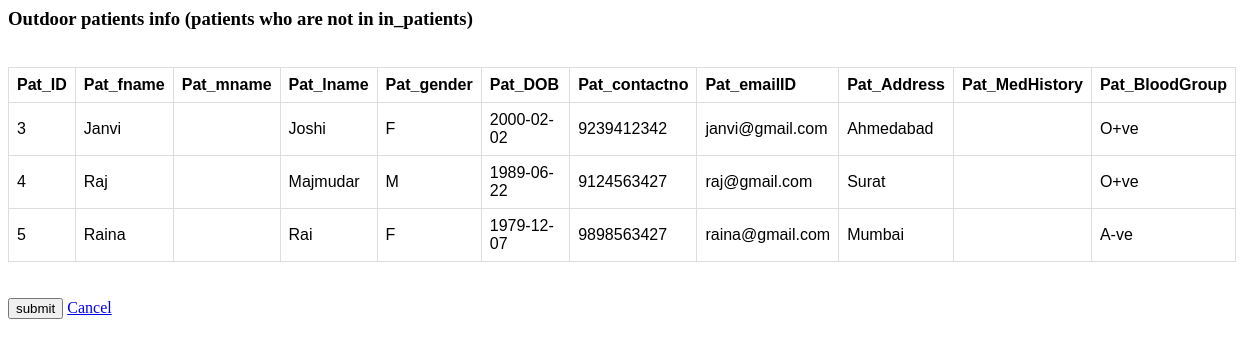
Screenshot of /Hospital_management_PhpProject/Outdoor_patients.php with the database file from the repository.
### tables this page shows
CREATE TABLE Patient_personal_info(Pat_ID INT PRIMARY KEY,
								   Pat_fname varchar(20) NOT NULL,
								   Pat_mname varchar(20),
								   Pat_lname varchar(20) NOT NULL,
								   Pat_gender varchar(2) NOT NULL,
                                   Pat_DOB DATE NOT NULL,
								   Pat_contactno BIGINT NOT NULL,
                                   Pat_emailID  varchar(50) unique check(pat_emailID=lower(pat_emailID)),
                                   Pat_Address varchar(250),
                                   Pat_MedHistory varchar(500),
                                   Pat_BloodGroup varchar(10) NOT NULL
								   );

### Hospital_management_PhpProject/Outdoor_patients.php (the view, shortened to what this page needs)
<html>
  <body>
      <link rel="stylesheet" href="style.css">
<h3>Outdoor patients info (patients who are not in in_patients)</h3>
<br>
<?php
$mysqli = new mysqli("localhost", "root", "root", "HospitalP");
$sql = "SELECT * from patient_personal_info where Pat_ID not in (SELECT Pat_ID from in_patients);";
if($result = $mysqli->query($sql)){
    if($result->num_rows > 0){
        echo "<table>";
            echo "<tr>";
                echo "<th>Pat_ID</th>";
                echo "<th>Pat_fname</th>";
                echo "<th>Pat_mname</th>";
                echo "<th>Pat_lname</th>";
                echo "<th>Pat_gender</th>";
                echo "<th>Pat_DOB</th>";
                echo "<th>Pat_contactno</th>";
                echo "<th>Pat_emailID</th>";
                echo "<th>Pat_Address</th>";
                echo "<th>Pat_MedHistory</th>";
                echo "<th>Pat_BloodGroup</th>";
            echo "</tr>";
        while($row = $result->fetch_array()){
            echo "<tr>";
                echo "<td>" . $row['Pat_ID'] . "</td>";
                echo "<td>" . $row['Pat_fname'] . "</td>";
                echo "<td>" . $row['Pat_mname'] . "</td>";
                echo "<td>" . $row['Pat_lname'] . "</td>";
                echo "<td>" . $row['Pat_gender'] . "</td>";
                echo "<td>" . $row['Pat_DOB'] . "</td>";
                echo "<td>" . $row['Pat_contactno'] . "</td>";
                echo "<td>" . $row['Pat_emailID'] . "</td>";
                echo "<td>" . $row['Pat_Address'] . "</td>";
                echo "<td>" . $row['Pat_MedHistory'] . "</td>";
                echo "<td>" . $row['Pat_BloodGroup'] . "</td>";
            echo "</tr>";
        }
        echo "</table>";
    } else{
        echo "No records matching your query were found.";
    }
} else{
    echo "ERROR: Could not able to execute $sql. " . $mysqli->error;
}
?>
                <br><br>
  <input type="submit" name="save" value="submit">
                <a class="btn btn-link ml-2" href="welcome.php">Cancel</a>
  </body>
</html>

### Hospital_management_PhpProject/style.css (style rules this page uses)
table { font-family: arial, sans-serif; border-collapse: collapse; width: 100%; }
td, th { border: 1px solid #dddddd; text-align: left; padding: 8px; }
tr:nth-child(even) { background-color: white; }

### rows the page displays
patient_personal_info: Pat_ID "3", Pat_fname "Janvi", Pat_lname "Joshi", Pat_gender "F", Pat_DOB "2000-02-02", Pat_contactno "9239412342", Pat_emailID "janvi@gmail.com", Pat_Address "Ahmedabad", Pat_BloodGroup "O+ve"
patient_personal_info: Pat_ID "4", Pat_fname "Raj", Pat_lname "Majmudar", Pat_gender "M", Pat_DOB "1989-06-22", Pat_contactno "9124563427", Pat_emailID "raj@gmail.com", Pat_Address "Surat", Pat_BloodGroup "O+ve"
patient_personal_info: Pat_ID "5", Pat_fname "Raina", Pat_lname "Rai", Pat_gender "F", Pat_DOB "1979-12-07", Pat_contactno "9898563427", Pat_emailID "raina@gmail.com", Pat_Address "Mumbai", Pat_BloodGroup "A-ve"
